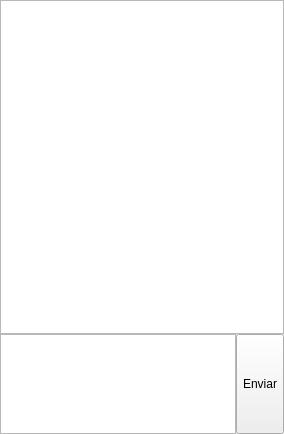
<?xml version="1.0" encoding="UTF-8"?>
<ui version="4.0">
 <class>Mensagens</class>
 <widget class="QMainWindow" name="Mensagens">
  <property name="geometry">
   <rect>
    <x>0</x>
    <y>0</y>
    <width>284</width>
    <height>434</height>
   </rect>
  </property>
  <property name="windowTitle">
   <string>MainWindow</string>
  </property>
  <widget class="QWidget" name="centralwidget">
   <layout class="QGridLayout" name="gridLayout">
    <property name="leftMargin">
     <number>0</number>
    </property>
    <property name="topMargin">
     <number>0</number>
    </property>
    <property name="rightMargin">
     <number>0</number>
    </property>
    <property name="bottomMargin">
     <number>0</number>
    </property>
    <property name="spacing">
     <number>0</number>
    </property>
    <item row="0" column="0">
     <layout class="QVBoxLayout" name="verticalLayout">
      <item>
       <widget class="QListWidget" name="listWidget"/>
      </item>
      <item>
       <layout class="QHBoxLayout" name="horizontalLayout">
        <property name="spacing">
         <number>0</number>
        </property>
        <item>
         <widget class="QTextEdit" name="textEdit">
          <property name="sizePolicy">
           <sizepolicy hsizetype="Expanding" vsizetype="Minimum">
            <horstretch>0</horstretch>
            <verstretch>0</verstretch>
           </sizepolicy>
          </property>
          <property name="maximumSize">
           <size>
            <width>16777215</width>
            <height>100</height>
           </size>
          </property>
         </widget>
        </item>
        <item>
         <widget class="QToolButton" name="toolButton">
          <property name="sizePolicy">
           <sizepolicy hsizetype="Fixed" vsizetype="Minimum">
            <horstretch>0</horstretch>
            <verstretch>0</verstretch>
           </sizepolicy>
          </property>
          <property name="text">
           <string>Enviar</string>
          </property>
         </widget>
        </item>
       </layout>
      </item>
     </layout>
    </item>
   </layout>
  </widget>
  <widget class="QMenuBar" name="menubar">
   <property name="geometry">
    <rect>
     <x>0</x>
     <y>0</y>
     <width>284</width>
     <height>21</height>
    </rect>
   </property>
  </widget>
  <action name="actionEnviar_Mensagem">
   <property name="text">
    <string>Enviar Mensagem</string>
   </property>
  </action>
 </widget>
 <resources/>
 <connections/>
</ui>
